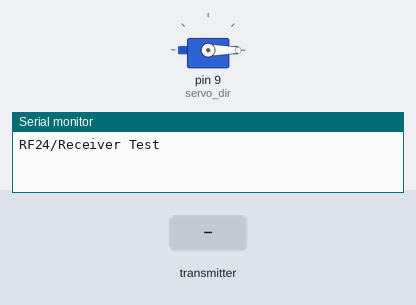
Recording of a sketch running on a simulated Arduino Uno, built with avr-gcc and run on an emulated ATmega328P. Parts: servo, the last lines printed to the serial monitor. The inputs (shaded band) are chosen by the test bench. No radio packets arrive unless stated.

Above: at 2.2 s.
2.3 s: the transmitter starts sending servo_dir_pos = 45
At 3.4 s:
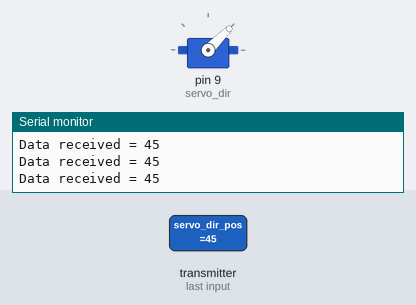
3.8 s: the transmitter starts sending servo_dir_pos = 90
At 4.6 s:
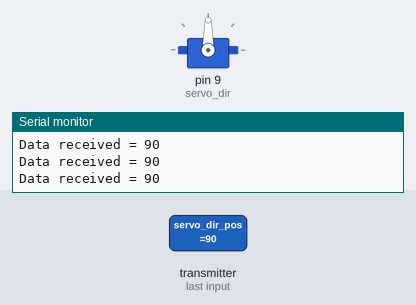
5.3 s: the transmitter starts sending servo_dir_pos = 180
At 6.5 s:
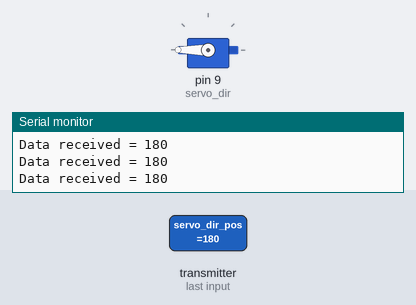
6.8 s: the transmitter starts sending servo_dir_pos = 0
At 7.8 s:
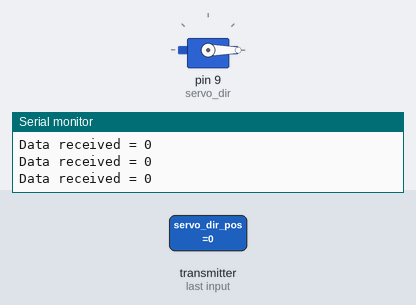
Timing chart, 0 to 9.3 s (numbered marks = the images above; inputs shaded):
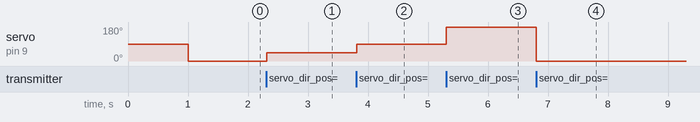

The sketch:

rx.ino
```cpp
/*
 * Drone receiver remote control test.
 * Receives an integer used as PWM in remote receiver.
 */

#include <SPI.h>
#include "RF24.h"
#include <Servo.h>

RF24 radio (7, 8);
Servo servo_dir;

byte addresses[][6] = {"1Node"};
int servo_dir_pos;

void setup()
{
  Serial.begin(115200);
  delay(1000);
  Serial.println(F("RF24/Receiver Test"));

  servo_dir.attach(9);

  radio.begin();
  radio.setChannel(108);
  radio.setPALevel(RF24_PA_MIN);

  radio.openReadingPipe(1, addresses[0]);
  radio.startListening();
}

void loop()
{
  servo_dir.write(servo_dir_pos);
  delay(15);

  if (radio.available())
  {
    while (radio.available())
    {
      radio.read( &servo_dir_pos, sizeof(servo_dir_pos) );
    }
    Serial.print("Data received = ");
    Serial.println(servo_dir_pos);
  }
}
```

Measured:
- after the input at 2.3 s, servo on pin 9 (servo_dir): 0° → 45° at once
- after the input at 3.8 s, servo on pin 9 (servo_dir): 45° → 90° at once
- after the input at 5.3 s, servo on pin 9 (servo_dir): 90° → 180° at once
- after the input at 6.8 s, servo on pin 9 (servo_dir): 180° → 0° at once
